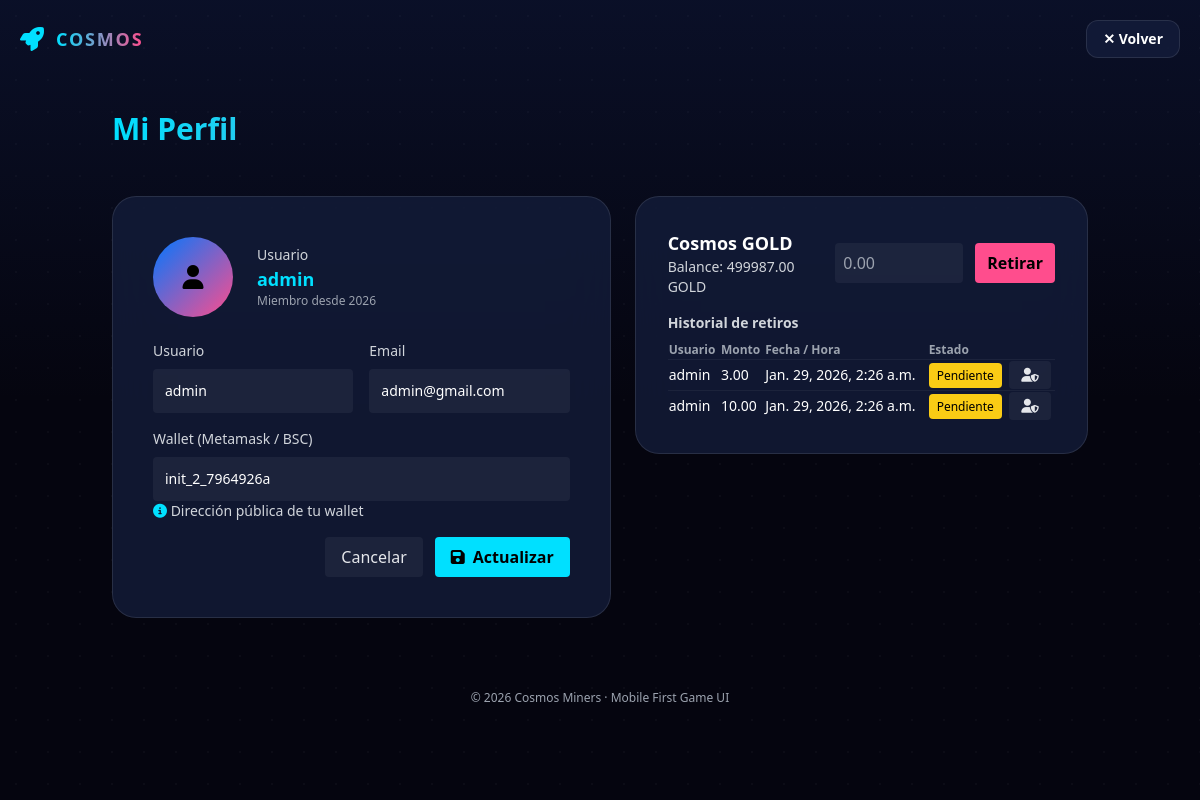
The page /profile/ (signed in) on the database as committed earlier.
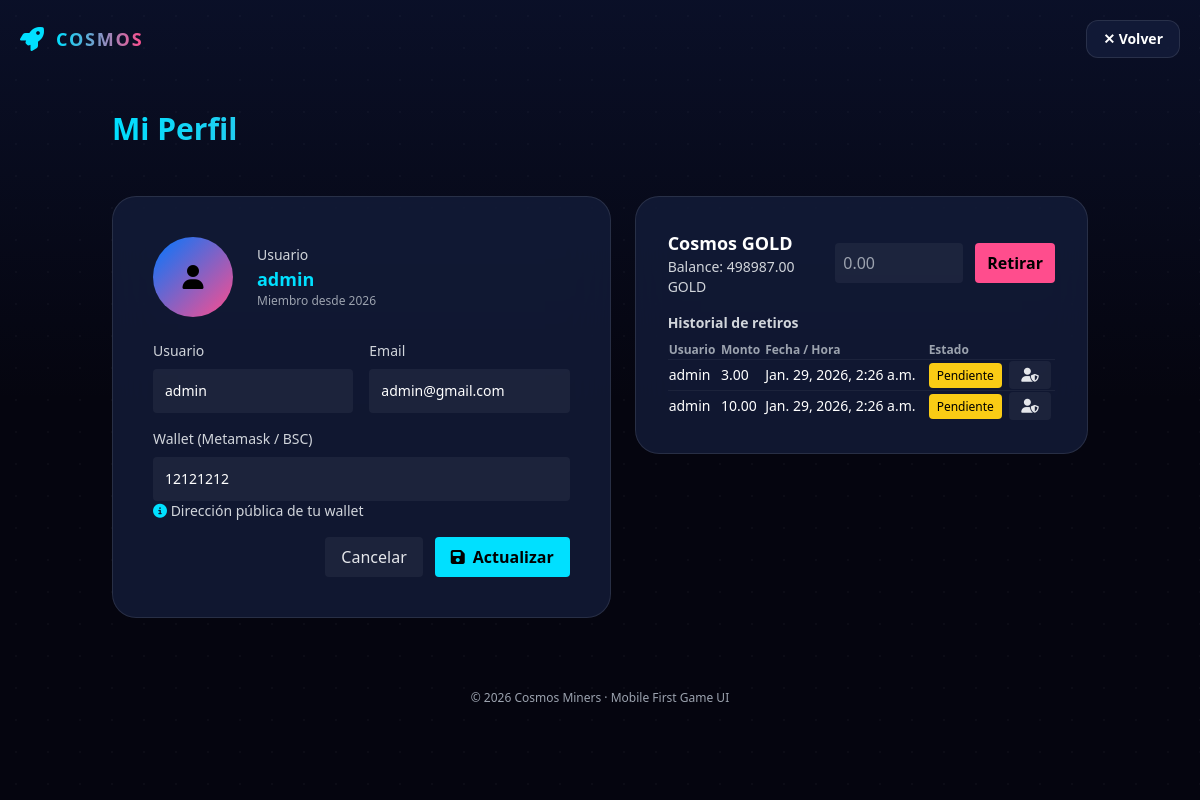
The same page on the database as committed later.
### game/models.py (models this page shows, shortened)
class Profile(models.Model):
    user = models.OneToOneField(settings.AUTH_USER_MODEL, on_delete=models.CASCADE)
    wallet_metamask_bsc = models.CharField(max_length=255,null=True,blank=True, unique=True)
    cosmos_gold = models.DecimalField(max_digits=12, decimal_places=2, default=Decimal('0.00'))
    created_at = models.DateTimeField(auto_now_add=True)

### game/views.py (the view)
# urls.py: path("profile/", profile_view, name="profile_view"),
@login_required
def profile_view(request):
    profile, _ = Profile.objects.get_or_create(user=request.user)
    withdrawals = request.user.withdrawals.order_by('-created_at')
    return render(request, "game/profile.html", {"user": request.user, "profile": profile, "withdrawals": withdrawals})

### game/templates/game/profile.html (shortened to what the changed rows need)
<!DOCTYPE html>
<html lang="es">
<head>
  <script src="https://cdn.tailwindcss.com"></script>
  <link rel="stylesheet"
        href="https://cdnjs.cloudflare.com/ajax/libs/font-awesome/6.4.0/css/all.min.css"/>
</head>
<body class="min-h-screen bg-space text-white overflow-x-hidden relative">
<section class="relative z-10 px-6 mt-8 mb-8 sm:mb-12 max-w-5xl mx-auto text-center lg:text-left">
  <h1 class="text-3xl font-black leading-tight mb-1 bg-gradient-to-r from-accent to-pink bg-clip-text text-transparent">Mi Perfil</h1>
</section>
<div class="relative z-10 px-6 pb-12 max-w-5xl mx-auto grid gap-6 lg:grid-cols-[1.1fr_1fr]">
  <main class="w-full">
    <div class="bg-card backdrop-blur-xl border border-white/10 rounded-3xl p-8 sm:p-6 lg:p-10 min-h-[65vh] sm:min-h-0 flex flex-col">
    <form id="profileForm" class="space-y-4 flex flex-col flex-1 lg:space-y-0 lg:grid lg:grid-cols-2 lg:gap-4">
      <label class="block text-sm text-gray-300 lg:col-span-2">
        Wallet (Metamask / BSC)
        <input name="wallet" value="{{ profile.wallet_metamask_bsc }}" class="w-full mt-2 p-3 rounded bg-white/5 text-white" />
        <div class="wallet-hint"><i class="fas fa-info-circle text-accent"></i> Dirección pública de tu wallet</div>
      </label>
    </form>
    </div>
  </main>
  <section class="w-full">
    <div class="bg-card backdrop-blur-xl border border-white/10 rounded-3xl p-6 lg:p-8">
    <div class="flex items-center justify-between mb-4">
      <div>
        <p class="text-sm text-gray-300">Balance: <span id="cgBalance">{{ profile.cosmos_gold }}</span> GOLD</p>
      </div>
    </div>
    <div>
      <div class="overflow-x-auto">
        <table class="w-full text-left text-sm">
          <thead class="text-gray-400 text-xs">
            <tr>
              <th>Usuario</th>
              <th>Monto</th>
              <th>Fecha / Hora</th>
              <th>Estado</th>
              <th></th>
            </tr>
          </thead>
        </table>
      </div>
    </div>
    </div>
  </section>
</div>
</body>
</html>

Rows that differ between the two databases and show on the page:
changed Profile: wallet "init_2_7964926a" → "12121212"; cosmos_gold "499987.00" → "498987.00"
